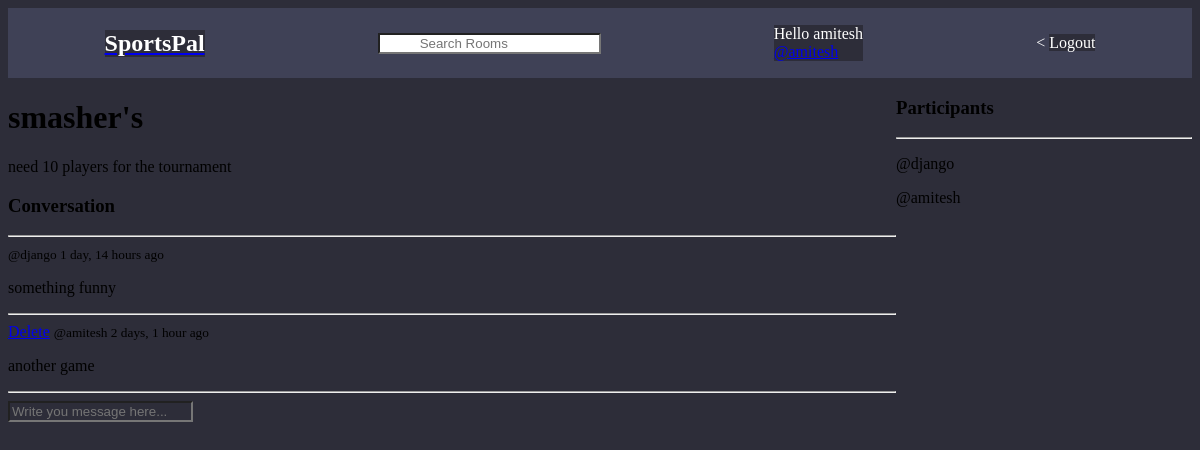
/room/27/ (signed in), run on the app's committed database.
### base/models.py (models this page shows, shortened)
class Room(models.Model):
    host = models.ForeignKey(User, on_delete=models.SET_NULL, null=True)
    topic = models.ForeignKey(Topic, on_delete=models.SET_NULL, null=True)
    name = models.CharField(max_length=200)
    description = models.TextField(null = True, blank = True)
    participants = models.ManyToManyField(User, related_name='participants', blank=True)
    updated = models.DateTimeField(auto_now=True)
    created = models.DateTimeField(auto_now_add=True)
    class Meta:
        ordering = ('-updated','-created')

class Message(models.Model):
    user = models.ForeignKey(User, on_delete=models.CASCADE)
    room = models.ForeignKey(Room, on_delete=models.CASCADE)
    body = models.TextField()
    updated = models.DateTimeField(auto_now=True)
    created = models.DateTimeField(auto_now_add=True)

### base/views.py (the view, shortened to what this page needs)
# urls.py: path("room/<str:pk>/", views.room, name="room"),
def room(request,pk):
    room = Room.objects.get(id=pk)
    room_messages = room.message_set.all().order_by('-created')
    participants = room.participants.all()
    context = {'room':room,'room_messages':room_messages,'participants':participants}
    return render(request,"base/room.html",context )

### base/templates/base/room.html (shortened to what this page needs)
{% extends 'main.html' %}
{% load static %}
{% block content %}
{% block css %}
    <link rel="stylesheet" type="text/css" href="{% static 'styles/room.css' %}">
    <link href="{% static 'fontawesomefree/css/fontawesome.css' %}" rel="stylesheet" type="text/css">
    <link href="{% static 'fontawesomefree/css/brands.css' %}" rel="stylesheet" type="text/css">
    <link href="{% static 'fontawesomefree/css/solid.css' %}" rel="stylesheet" type="text/css">
{% endblock %}
<div class="room-container">
    <div>
        <h1>{{room.name}}</h1>
        <p>{{room.description}}</p>
        <div class="comment-wrapper">
            <h3>Conversation</h3>
            <hr>
            {% for message in room_messages %}
            <div>
                {% if request.user == message.user %}
                <a href = "{% url 'delete-message' message.id %}" >Delete</a>
                {% endif %}
                <small>@{{message.user}} {{message.created|timesince}} ago </small>
                <p>{{message.body}}</p>
                <hr>
            </div>
            {% endfor %}
        </div>
        {% if request.user.is_authenticated %}
        <div class="comment-form">
            <form method="POST" action="">
                <input type="text" name="body" placeholder="Write you message here..." />
            </form>
        </div>
        {% endif %}
    </div>
    <div>
        <h3>Participants</h3>
        <hr>
        {% for user in participants %}
        <div>
            <p>@{{user.username}}</p>
        </div>
        {% endfor %}
    </div>
</div>
{% endblock %}

### templates/navbar.html (shortened to what this page needs)
{% load static %}
{% block css %}
    <link rel="stylesheet" type="text/css" href="{% static 'styles/navbar.css' %}">
{% endblock %}
<div class="navbar">
    <div class="logo">
        <a href="/"> <h1 style = "color: white;">SportsPal</h1></a>
    </div>
    <div class="search_bar">
        <form method = "GET" action="{% url 'home' %}">
            <input type = "text" name = "q" placeholder = "Search Rooms" />
        </form>
    </div>
    {% if request.user.is_authenticated %}
    <div class="profile">
        <p style="color: white;"> Hello {{request.user}}</p>
        <p><a href = "{'% url 'base/profile.html' message.user.id %}">@{{user.username}}</a></p>
    </div>
    <div class="logout"><
        <a href = "{% url 'logout' %}">Logout</a>
    </div>
    {% else %}
    <div class="login"><
        <a href = "{% url 'login' %}">Login</a>
    </div>
    {% endif %}
</div>

### static/styles/main.css (style rules this page uses)
* { background-color: #2d2d39;; }

### static/styles/navbar.css (style rules this page uses)
.navbar { display: flex; background-color:#3f4156; align-items: center; justify-content: space-around; text-decoration: none; padding: 10px; height: 50px; }
.navbar div { background-color:#3f4156 ; color: white; }
.logo h1 { margin: 0; font-size: 24px; font-weight: bold; text-decoration: none; }
.search_bar input[type="text"] { background-color: white; background-image: url('searchicon.png'); background-position: 10px 10px; background-repeat: no-repeat; padding-left: 40px; }
.profile p { margin: 0; }
.logout a { text-decoration: none; color: white; }

### base/templates/base/room.html (style rules this page uses)
.room-container { display: grid; grid-template-columns: 3fr 1fr ; }

### data on the page
Room: name "smasher's", description "need 10 players for the tournament"
Message: user "django", created "1 day, 14 hours", body "something funny"
Message: user "amitesh", created "2 days, 1 hour", body "another game"

### other printed values
{{ request.user }} "amitesh"
{{ user.username }} "django"
{{ user.username }} "amitesh"
